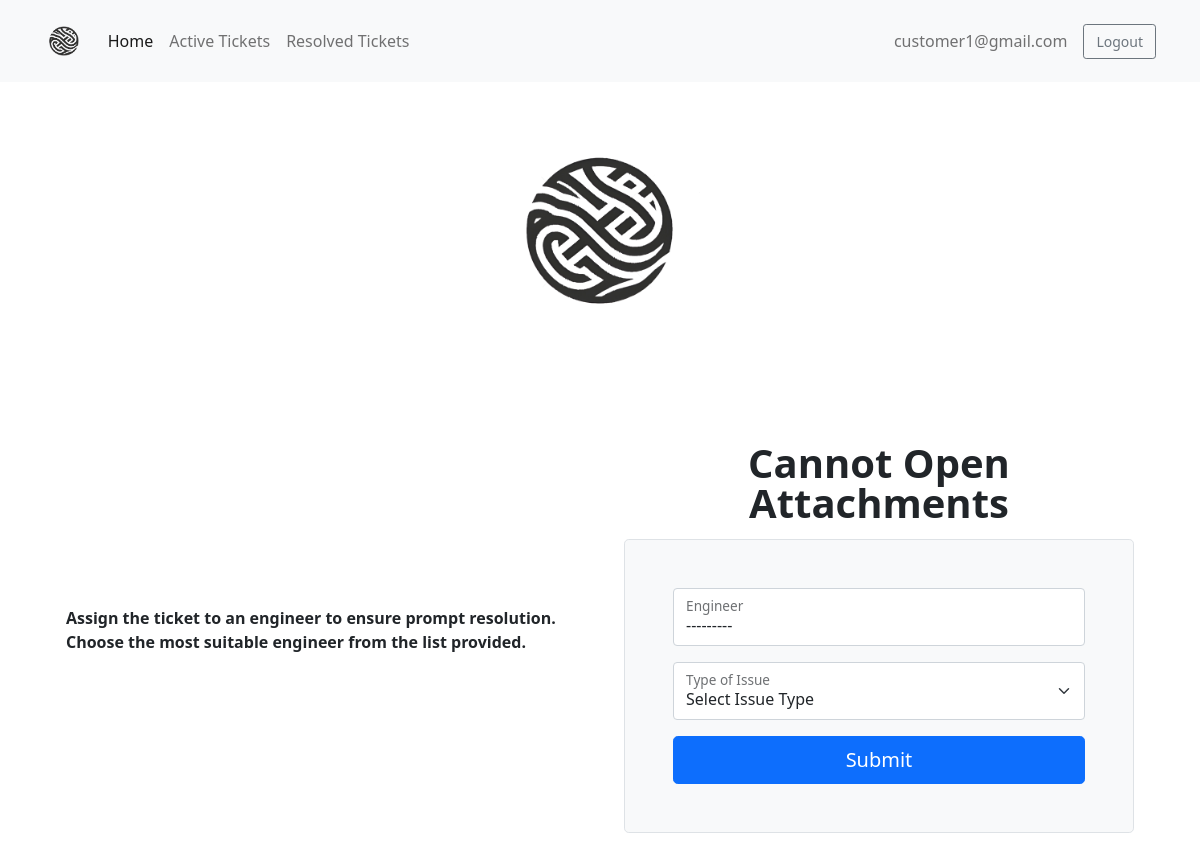
Screenshot of /ticket/assign-ticket/118854/ (signed in) with the database file from the repository.
### accounts/models.py (models this page shows)
class User(AbstractUser):
    is_customer = models.BooleanField(default=False)
    is_engineer = models.BooleanField(default=False)
    email = models.EmailField(unique=True)

### ticket/models.py (models this page shows)
class Ticket(models.Model):
    customer = models.ForeignKey(User, on_delete=models.CASCADE)
    engineer = models.ForeignKey(User, on_delete=models.DO_NOTHING, related_name='engineer', null=True, blank=True)
    ticket_id = models.CharField(max_length=15, unique=True)
    ticket_title = models.CharField(max_length=50)
    ticket_description = models.TextField()
    status = models.CharField(max_length=20, choices=(('Active', 'Active'), ('Pending', 'Pending'), ('Resolved', 'Resolved')), default='Pending')
    created_on = models.DateTimeField(auto_now_add=True)
    last_modified = models.DateTimeField(auto_now=True)
    is_resolved = models.BooleanField(default=False)
    severity = models.CharField(max_length=5, choices=(('A', 'A'), ('B', 'B')), default='B')
    is_assigned_to_engineer = models.BooleanField(default=False)
    resolution_steps = models.TextField(blank=True, null=True)

### ticket/views.py (the view)
# urls.py: path('assign-ticket/<str:ticket_id>/', views.assign_ticket, name='assign-ticket'),
def assign_ticket(request, ticket_id):
    ticket = Ticket.objects.get(ticket_id=ticket_id)
    if request.method == 'POST':
        form = AssignTicketForm(request.POST, instance=ticket)
        if form.is_valid():
            var = form.save(commit=False)
            var.is_assigned_to_engineer = True
            var.status = 'Active'
            var.save()
            messages.success(request, f'Ticket has been assigned to {var.engineer}')
            return redirect('ticket-queue')
        else:
            messages.warning(request, 'Something went wrong. Please check form input')
            return redirect('assign-ticket')
    else:
        form = AssignTicketForm(instance=ticket)
        form.fields['engineer'].queryset = User.objects.filter(is_engineer=True)
        context = {'form':form, 'ticket':ticket}
        return render(request, 'ticket/assign_ticket.html', context)

### ticket/form.py
class AssignTicketForm(forms.ModelForm):
    class Meta:
        model = Ticket
        fields = ['engineer']

### templates/ticket/assign_ticket.html (shortened to what this page needs)
{% extends 'base.html' %}
{% load static %}
{% load widget_tweaks %}
{% block content %}
<div class="container-fluid text-center my-3">
    <img src="{% static 'assets/logo.png' %}" class="img-fluid" alt="Logo" style="max-width: 200px;">
</div>
<div class="container col-xl-12 col-xxl-10 px-4 py-5">
    <div class="row align-items-center g-lg-5 py-5">
        <div class="col-lg-6 text-lg-start">
            <p class="fw-bold">Assign the ticket to an engineer to ensure prompt resolution. Choose the most suitable engineer from the list provided.</p>
        </div>
        <div class="col-md-10 mx-auto col-lg-6">
            <h2 class="display-6 fw-bold lh-1 mb-3 text-center">{{ticket.ticket_title}}</h2>
            <form class="p-4 p-md-5 border rounded-3 bg-light" method="POST">
                <div class="form-floating mb-3">
                    {% render_field form.engineer class="form-control" %}
                    <label for="floatingInput">Engineer</label>
                </div>
                <div class="form-floating mb-3">
                    <select class="form-select" id="floatingSelect" name="issue_type" aria-label="Floating label select example">
                        <option selected>Select Issue Type</option>
                    </select>
                    <label for="floatingSelect">Type of Issue</label>
                </div>
                <button class="w-100 btn btn-lg btn-primary" type="submit">Submit</button>
            </form>
        </div>
    </div>
</div>
{% endblock content %}

### templates/base.html (shortened to what this page needs)
{% load static %}
<!doctype html>
<html lang="en">
<head>
    <link href="https://cdn.jsdelivr.net/npm/bootstrap@5.0.2/dist/css/bootstrap.min.css" rel="stylesheet"
>
    <link href="https://cdn.jsdelivr.net/npm/bootstrap-icons/font/bootstrap-icons.css" rel="stylesheet">
</head>
<body>
    <nav class="navbar navbar-expand-lg navbar-light bg-light">
        <div class="container-fluid">
            <a class="navbar-brand" href="/">
                <img src="{% static 'assets/logo.png' %}" alt="Logo">
            </a>
            <div class="collapse navbar-collapse" id="navbarSupportedContent">
                <ul class="navbar-nav me-auto mb-2 mb-lg-0">
                    <li class="nav-item">
                        <a class="nav-link active" aria-current="page" href="/">Home</a>
                    </li>
                    {% if request.user.is_customer %}
                    <li class="nav-item">
                        <a class="nav-link" href="{% url 'customer-active-tickets' %}">Active Tickets</a>
                    </li>
                    <li class="nav-item">
                        <a class="nav-link" href="{% url 'customer-resolved-tickets' %}">Resolved Tickets</a>
                    </li>
                    {% elif request.user.is_superuser %}
                    <li class="nav-item">
                        <a class="nav-link" href="{% url 'ticket-queue' %}" >View Ticket Queue</a>
                    {% endif %}
                </ul>
                {% if request.user.is_authenticated %}
                <span class="navbar-text me-3">{{ request.user.email }}</span>
                <a href="{% url 'logout' %}" class="btn btn-outline-secondary btn-sm btn-logout">Logout</a>
                {% endif %}
            </div>
        </div>
    </nav>
    <div class="container mt-5">
        {% block content %}
        {% endblock content %}
    </div>
</body>
</html>

### templates/base.html (style rules this page uses)
.navbar { padding: 1rem 2rem; }
.navbar-brand img { max-height: 40px; }
.navbar-nav .nav-link { font-size: 1rem; padding: 0.5rem 1rem; }
.btn-logout { padding: 0.375rem 0.75rem; font-size: 0.875rem; }

### rows the page displays
User: user.email "customer1@gmail.com"
Ticket: ticket_title "Cannot Open Attachments", engineer "---------"
